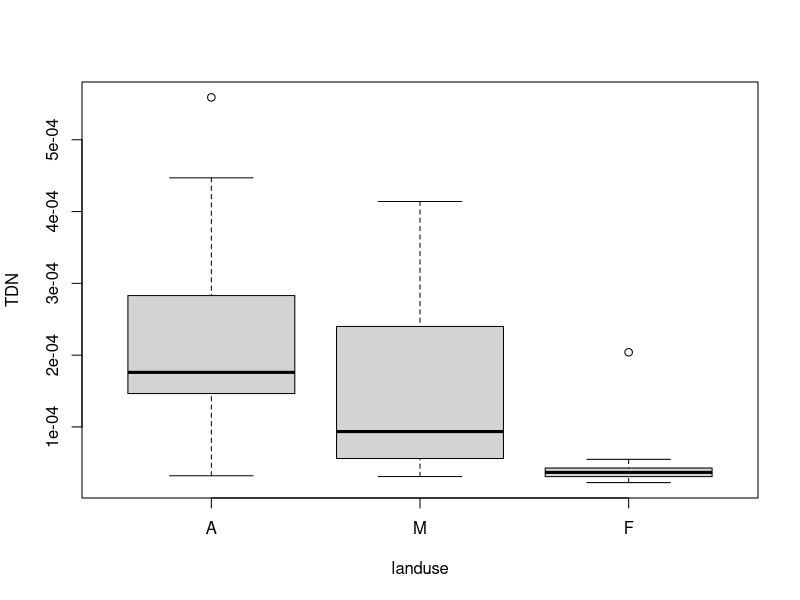
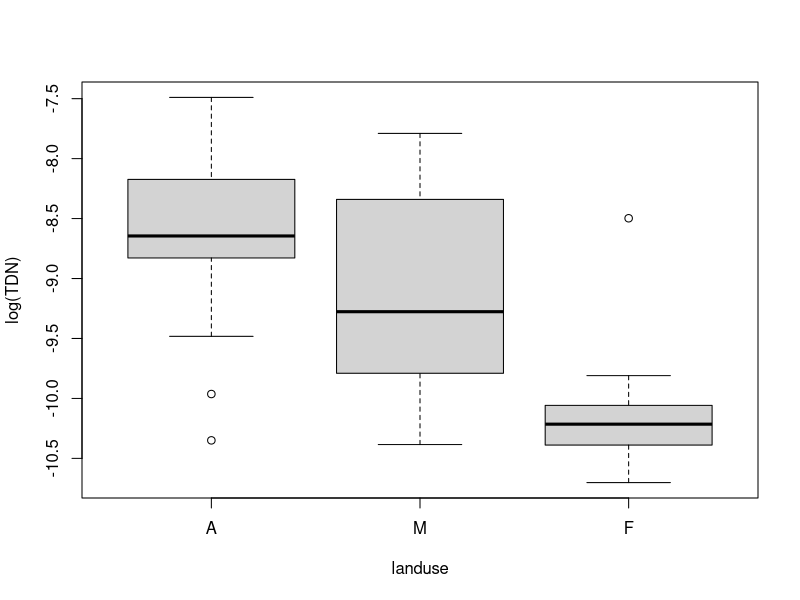
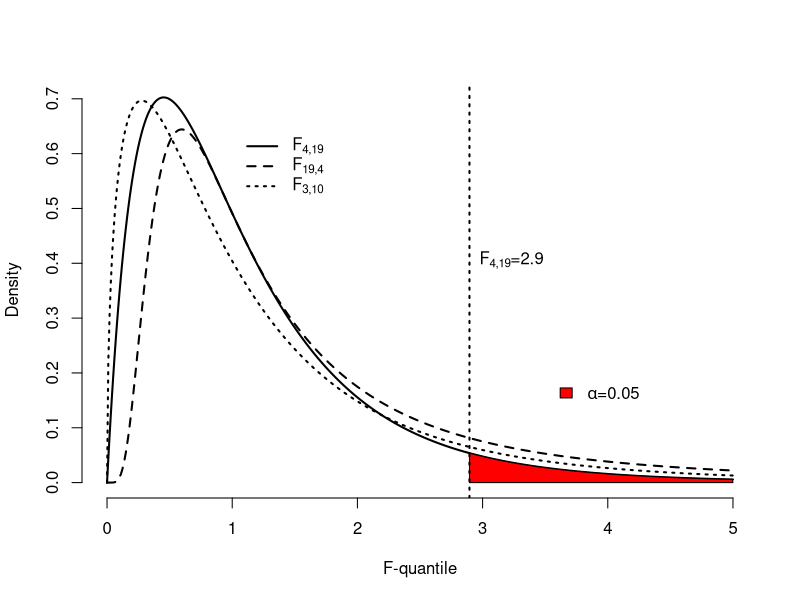
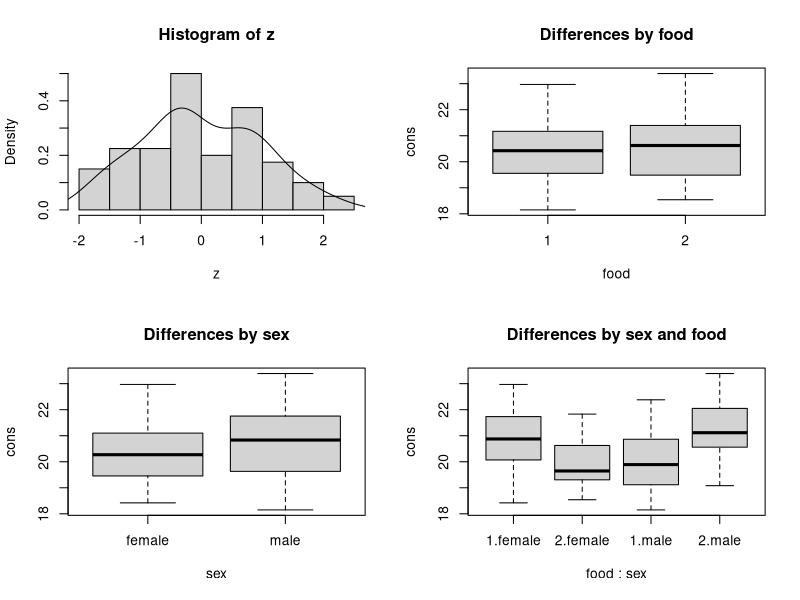
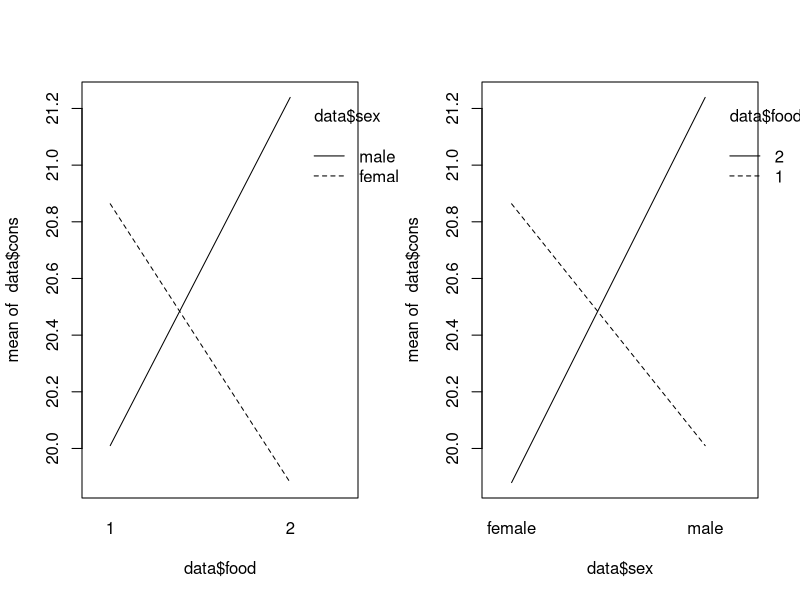
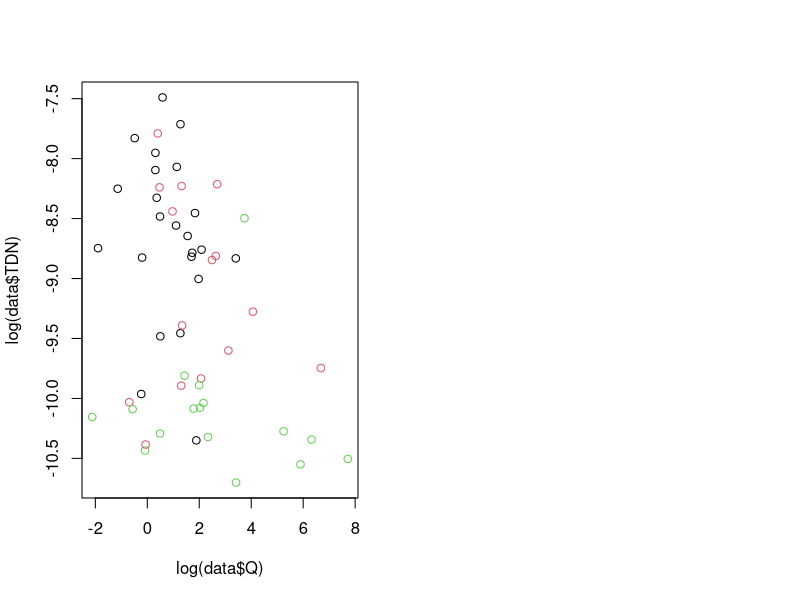
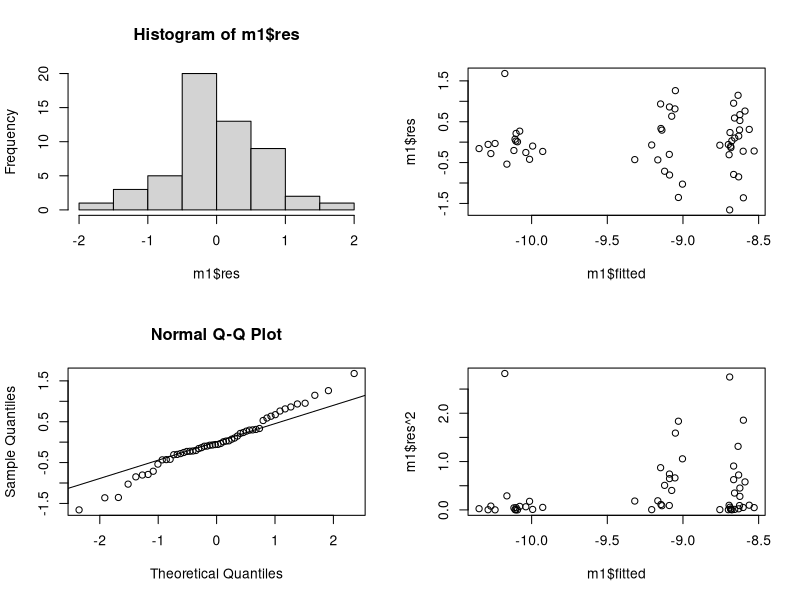
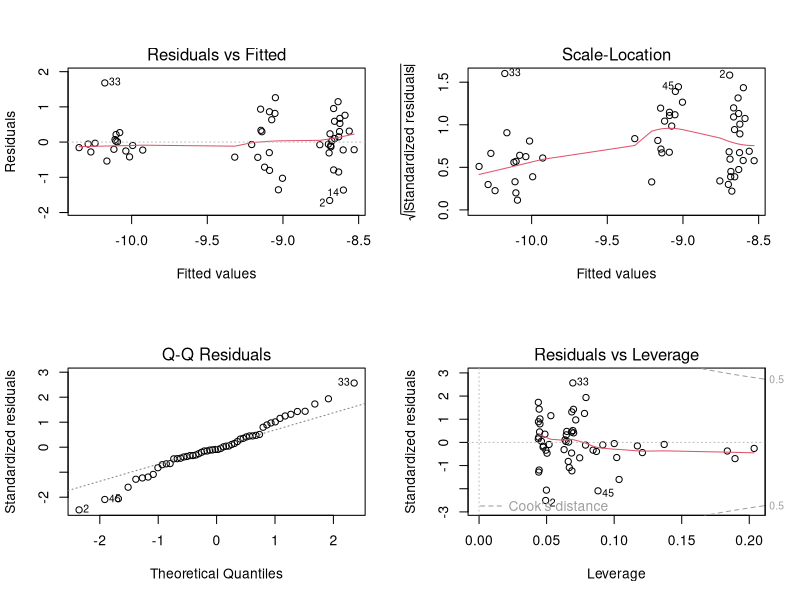

Source code (R) for these figures, in order:
## ---- chunk 1
knitr::opts_chunk$set(fig.width=5, fig.height=5, fig.align="center", collapse = TRUE, comment = "##", dev="png")
library(RColorBrewer)
cols = brewer.pal(8, "Set1")

## to use tables
library(knitr)
library(kableExtra)
## ---- chunk 2
data<-read.table(file="data/MaraRiver.txt",header=TRUE) # landuse and water chemistry of 54 streams
data$landuse<-factor(data$landuse)   # define factor
levels(data$landuse)
data$landuse<-factor(data$landuse,levels=c("A","M","F"))
# First check ND and variance homogeneity?
boxplot(TDN~landuse,data=data)
shapiro.test(data$TDN[data$landuse=="M"]) # also needed for A, F

bartlett.test(TDN~landuse,data=data)
# -> variances differ significantly among landuses !

# Get out of here ASAP ;-)
oneway.test(TDN~landuse,data=data,var.equal=FALSE)

# ... or try again with log-transformed TDN!
boxplot(log(TDN)~landuse,data=data)
bartlett.test(log(TDN)~landuse,data=data)
#-> variances now homogeneous (i.e. "not found heterogeneous")
# ready for ANOVA
## ---- chunk 3
x<-seq(0,5,by=.01)
plot(x,df(x,df1=4,df2=19),type="l",bty="n",lwd=2,ylab="Density",xlab="F-quantile")
lines(x,df(x,df1=19,df2=4),type="l",bty="n",lty=2,lwd=2)
lines(x,df(x,df1=3,df2=10),type="l",bty="n",lty=3,lwd=2)
qf<-qf(p=0.05,df1=4,df2=19,lower.tail=FALSE)
polygon(c(qf,seq(qf,5,by=0.01),5),c(0,df(seq(qf,5,by=0.01),df1=4,df2=19),0),col="red")
abline(v=qf,lty=3,lwd=2)
text(qf,0.4,bquote("F"["4,19"]*"="*.(round(qf,2))),pos=4)
legend(3.5,0.20,legend=expression(symbol(alpha)*"=0.05"),fill="red",bty="n")
legend(1,0.65,legend=c(expression("F"["4,19"]),expression("F"["19,4"]),expression("F"["3,10"])),lty=c(1:3),lwd=2,bty="n")
## ---- chunk 4
# using the Mara river data
fit<-aov(log(TDN)~landuse,data=data)
summary(fit)

fit2<-lm(log(TDN)~landuse,data=data)
anova(fit2)
# -> yes, there is a significant landuse effect on log(TDN)

TukeyHSD(fit) # post hoc tests, needs usage of aov() above
# check last column for adjusted p-values
pairwise.t.test(log(data$TDN),data$landuse,p.adj="bonferroni",pool.sd=TRUE)
# -> F differs from M and A, F has lowest TDN (i.e. "some" agriculture already increases TDN)

# in case of unequal variances: Welch-test variant for >2 groups
# here applied on the non-transformed TDN data
oneway.test(TDN~landuse,data=data,var.equal=FALSE)

# should then be followed up by appropriate post-hoc tests
pairwise.t.test(data$TDN,data$landuse,p.adj="bonferroni",pool.sd=FALSE)
# -> similar result, but less powerful (P-values are closer to significance threshold)

# in case of no ND and/or unequal variances: H-test after Kruskal and Wallis
# based on ranks, so can be applied on non-transformed TDN data
kruskal.test(TDN~landuse,data=data)

# appropriate post-hoc tests by multiple U-tests (only possible manually) #
wilcox.test(TDN~landuse,data=data[data$landuse!="A",]) # this is F vs. M
wilcox.test(TDN~landuse,data=data[data$landuse!="M",]) # this is A vs. F
wilcox.test(TDN~landuse,data=data[data$landuse!="F",]) # this is A vs. M

# get the P-values of these tests
P.values<-c(FM=0,AF=0,AM=0)
for (i in 1:3) {
  P.values[i]<-wilcox.test(TDN~landuse,data=data[data$landuse!=c("A","M","F")[i],])$p.value
  }

# and adjust them using Bonferroni
p.adjust(P.values,method="bonferroni")


## ---- chunk 5
data<-read.table("data/RatsFood.txt",header=TRUE)

tapply(data$cons,list(data$food,data$sex),mean)
tapply(data$cons,list(data$food,data$sex),sd)
tapply(data$cons,list(data$food,data$sex),length)     # check if design is balanced

# Make sure factors are recognized properly
data$food<-factor(data$food)
data$sex<-factor(data$sex)

# could check ND tediously in each cell of the design
f1s1<-data$cons[data$food=="1" & data$sex=="male"]

# or after standardisation within each cell
combfac<-factor(paste(data$food,data$sex,sep="_"))
z <- unlist(tapply(data$cons, INDEX=combfac, scale))

shapiro.test(z)

layout(matrix(c(1:4),2,2,byrow = TRUE))
hist(z,freq=FALSE); lines(density(z))
boxplot(cons~food,data=data,main="Differences by food")
boxplot(cons~sex,data=data,main="Differences by sex")
boxplot(cons~food*sex,data=data,main="Differences by sex and food")

bartlett.test(cons~combfac,data=data) # testing variance homogeneity

# two-way ANOVA table - BETTER ONLY USE THIS FOR BALANCED DESIGNS !
fit<-aov(cons~food*sex,data=data)
fit
summary(fit)
anova(lm(cons~food*sex,data=data))

layout(matrix(c(1:2),1,2,byrow = TRUE))
interaction.plot(data$food,data$sex,data$cons)
interaction.plot(data$sex,data$food,data$cons)

#######################################
# Post-hoc comparisons between groups #
TukeyHSD(fit)

## ---- chunk 6
data<-read.table(file="data/MaraRiver.txt",header=TRUE) # landuse and water chemistry of 54 streams
data$landuse<-factor(data$landuse)   # define factor
data$landuse<-factor(data$landuse,levels=c("A","M","F"),ordered=FALSE)
## ---- chunk 7
# continuing analysis of log(TDN) in the Mara River
plot(log(data$TDN)~log(data$Q),col=data$landuse) # effect of catchment size?
summary(lm(log(TDN)~log(Q),data=data))

m1<-lm(log(TDN)~log(Q)+landuse,data=data)
anova(m1)
summary(m1)

# with interaction: the effect of catchment size 
# could differ between landuses
m2<-lm(log(TDN)~log(Q)*landuse,data=data)
anova(m2) # no interaction

# adjusted means only make sense when slopes are homogeneous!
common.slope<-coefficients(m1)[2]
adj.m<-tapply(log(data$TDN),INDEX=data$landuse,FUN=mean)-
  common.slope*
  (tapply(log(data$Q),INDEX=data$landuse,FUN=mean)-mean(log(data$Q)))
adj.m
adj.m-adj.m[1] # these are the differences to reference level=A
# same as in the summary(m1) output

# compare with unadjusted means
m<-tapply(X=log(data$TDN),INDEX=data$landuse,FUN=mean)
m-m[1] # these are the differences of unadjusted means to reference level=large

# --> the inclusion of the covariate has reduced 
# the "apparent" differences a bit

# checking assumptions
shapiro.test(m1$res)
bartlett.test(m1$res~data$landuse)
layout(matrix(1:4,2,2))
hist(m1$res)
qqnorm(m1$res); qqline(m1$res)
plot(m1$res~m1$fitted) # unexplained relationship/pattern left?
plot(m1$res^2~m1$fitted) # variances homogeneous? should not show any trend
layout(matrix(1:4,2,2))
plot(m1)
